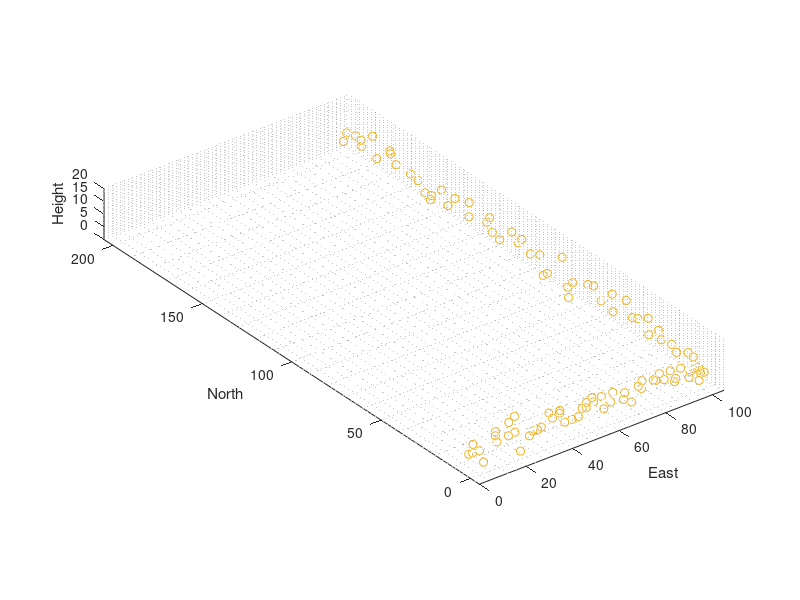

This chart was generated by the following MATLAB code:
clc
clear
close all


%% Parameter Settings

f_imu = 200;              % Sampling frequency of IMU, unit: Hz.
f_gps = 1;               % Sampling frequency of GPS, unit: Hz.


%% Actual Object Path
% "L" Path, using ENU coordinate
%     N          X
%     ↑          ↑
%  W<-|->E       |
%     ↓          |
%     S          |  200m
%                |
%                |
%        100m    |
%    X---------->X
%
%
h = 1/f_imu;
load("L_Path.mat");


%% Simulated Object Path            
%% IMU
sigma_a = sqrt(0.01);        % Standard deviation of accelaration error

ax_imu = ax;
ay_imu = ay;
az_imu = az;
vx_imu = vx;
vy_imu = vy;
vz_imu = vz;
x_imu = x;
y_imu = y;
h_imu = h;

for i = 2:length(t)
    ax_imu(i) = ax_imu(i)+normrnd(0,sigma_a);
    ay_imu(i) = ay_imu(i)+normrnd(0,sigma_a);
    az_imu(i) = az_imu(i)+normrnd(0,sigma_a);
    vx_imu(i) = vx_imu(i-1)+ax_imu(i-1)/f_imu;
    vy_imu(i) = vy_imu(i-1)+ay_imu(i-1)/f_imu;
    vz_imu(i) = vz_imu(i-1)+az_imu(i-1)/f_imu;
%     vx_imu(i) = vx(i)+normrnd(0,sigma_a*sqrt(t(i)));
%     vy_imu(i) = vy(i)+normrnd(0,sigma_a*sqrt(t(i)));
%     vz_imu(i) = vz(i)+normrnd(0,sigma_a*sqrt(t(i)));
    x_imu(i) = x_imu(i-1)+vx_imu(i-1)/f_imu;
    y_imu(i) = y_imu(i-1)+vy_imu(i-1)/f_imu;
    h_imu(i) = h_imu(i-1)+vz_imu(i-1)/f_imu;
end
    

%% GPS
sigma_h = 1.6;           % Standard deviation of horizontal error
sigma_v = 3.0;           % Standard deviation of horizontal error
sigma_velocity = 0.1;    % Standard deviation of velocity

vx_gps = [];
vy_gps = [];
vz_gps = [];
x_gps = [];
y_gps = [];
h_gps = [];

for i = 1+round(f_imu/f_gps):round(f_imu/f_gps):length(t)
    vx_gps = [vx_gps;vx(i)+normrnd(0,sigma_velocity)];
    vy_gps = [vy_gps;vy(i)+normrnd(0,sigma_velocity)];
    vz_gps = [vz_gps;vz(i)+normrnd(0,sigma_velocity)];
    sample = mvnrnd([0 0],[sigma_h 0;0 sigma_h],1);
    x_gps = [x_gps;x(i)+sample(1)];
    y_gps = [y_gps;y(i)+sample(2)];
    h_gps = [h_gps;h(i)+normrnd(0,sigma_v)];
end


%% EKF











%% Plot
plot3(x,y,h,x_imu,y_imu,h_imu);
xlabel('East');
ylabel('North');
zlabel('Height');
axis([0 105 -5 205 0 20]);
axis equal;
grid minor;
hold on;
plot3(x_gps,y_gps,h_gps,'o');


